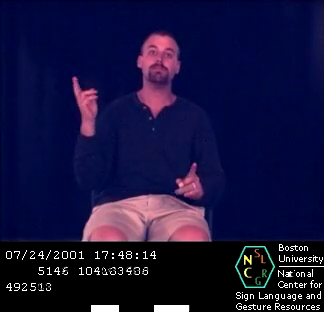
#> input picture frame 8 of sample_data/signing2.mp4, 324 x 312 px
$ python process_faces.py   (Python 2 division)   (older library calls are emulated)
#> lines starting #> are read from the running program, lines starting #| are printed output that depends on the picture; after the words box and inside, x2 and y2 are one past the last pixel; in counts of white or black regions, pixels touching at a corner belong together; pictures that were not available may be replaced by others from this repository, and a replacement may not be noted
"""
Sources:
https://realpython.com/blog/python/face-recognition-with-python/
http://docs.opencv.org/master/d7/d8b/tutorial_py_face_detection.html#gsc.tab=0
http://docs.opencv.org/master/da/df5/tutorial_py_sift_intro.html#gsc.tab=0
"""

import cv2
import numpy as np
import scipy as sp

import scipy.cluster.hierarchy as hier
import sklearn.decomposition as deco
import scipy.cluster.vq as vq

import pylab as plt

import random

def scrape_SIFTdescs(videos):
    """

    Inputs-
    list of strings, each naming an mp4 in the working directory.

    Returns-
    list of SIFT descriptor matrices where each entry corresponds to one frame.
    """
    face_cascade = cv2.CascadeClassifier("haarcascades/haarcascade_frontalface_alt.xml")

    sift = cv2.SIFT(nfeatures = 25)
    desc_list = []
    face_list = []
    for video in videos:
        ##Important stuff we may need later.
        cap = cv2.VideoCapture(video)
        # [4 lines of commented-out code are left out]

        while(True):
            ret, frame = cap.read()
#> frame is the input picture: shape (312, 324, 3); mean B, G, R 59.2, 19.1, 22.1
            img = frame

            if frame is None:
                break

            gray = cv2.cvtColor(frame, cv2.COLOR_BGR2GRAY)
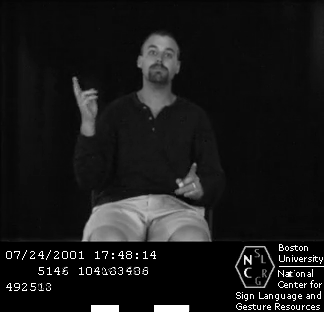
#> gray: shape (312, 324); min 0, max 255, mean 24.6
            img = gray

            ##Returns the x, y, and height/width of detected faces in each frame.
            faces = face_cascade.detectMultiScale(
                gray,
                scaleFactor=1.4,
                minNeighbors=1,
                minSize=(5, 5),
                flags = cv2.cv.CV_HAAR_SCALE_IMAGE
            )
#> faces = [[133, 29, 55, 55]]

            ##If multiple faces found in a frame, pick one closest to previous face.
            if len(faces) > 1:
                dists = abs(faces[:, 0:2] - [old_x, old_y])
                (x, y, w, h) = faces[np.argmin(np.linalg.norm(dists, axis= 1))]
            elif len(faces) == 0:
                continue
            else:
                (x, y, w, h) = faces[0]
#> x = 133; y = 29; w = 55; h = 55

            w = 57
            h = 57
            old_x = x
#> old_x = 133
            old_y = y
#> old_y = 29

            #face = img[y:y+h, x:x+w, :]
            face = img[y:y+h, x:x+w]
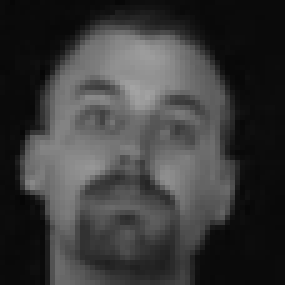
#> face: shape (57, 57) (shown 5 times larger); min 6, max 163, mean 58.6

            kps, descs = sift.detectAndCompute(face, None) #Return keypoints and sift descriptors.
#> kps = 26 keypoints; strongest (x, y, size): (28, 14, 12.1), (12, 33, 10.2), (6, 36, 2.4), (39, 36, 10.2)

            ##Draw keypoints.
            #sift_face=cv2.drawKeypoints(face,kps,flags=cv2.DRAW_MATCHES_FLAGS_DRAW_RICH_KEYPOINTS)
            for ix, kp in enumerate(kps):
                cv2.rectangle(face, (int(kp.pt[0]), int(kp.pt[1])), (int(kp.pt[0])+1, int(kp.pt[1])+1),\
                      (255, 255, 255), 2)
#> this loop made 26 passes
#> kp on passes 1 to 12: keypoint at (47.3, 28.8), size 4.5, keypoint at (6, 36.5), size 2.4, keypoint at (6.1, 42.4), size 5, keypoint at (6, 36.5), size 2.4, keypoint at (12.3, 32.8), size 10.2, keypoint at (12.3, 42.7), size 4.4, keypoint at (12.6, 19), size 5.6, keypoint at (45, 37.8), size 2.5, keypoint at (44.1, 42.5), size 2.1, keypoint at (19.5, 37.3), size 3.3, keypoint at (20.1, 19.6), size 1.9, keypoint at (20.2, 22.6), size 2.1
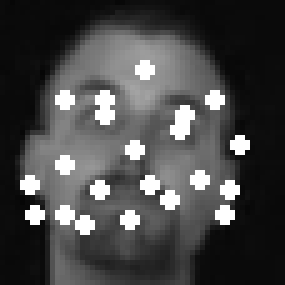
#> face: shape (57, 57) (shown 5 times larger); 7.66% of pixels changed, all inside (x1, y1, x2, y2) = (4, 12, 50, 47)
            cv2.rectangle(img, (x, y), (x+w, y+h), (255, 0, 0), 2)
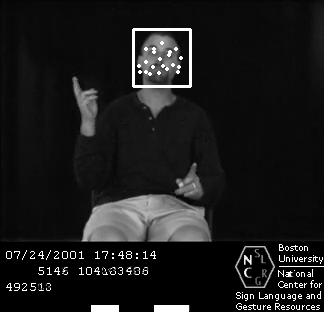
#> img: shape (312, 324); 0.92% of pixels changed, all inside (x1, y1, x2, y2) = (132, 28, 192, 88)

            face_list.append(face)
            desc_list.append(descs)

            cv2.imshow('frame', img)
            #cv2.imshow('face', face_list[-1])

            if cv2.waitKey(1) & 0xFF == ord('q'):
#> (key q is pressed here)
                break

    return desc_list

def quantize_SIFTdescs(descs_list, codebook):
    """
    Given a list of matrices of SIFT descriptors (where the rows of each matrix are the descriptors
    found for a given frame), assign each descriptor to it's codebook cluster. Returns an observation matrix
    whose rows are single frames.

    Inputs-
    desc_lists: List of np matrices, where each matrix a frame's worth of SIFT descriptors.
    codebook: List of clusters.

    Returns-
    A: n x m np matrix with n instances (frames) and m features (centroid histogram)
    """
    n = codebook.shape[0]
    for D in descs_list:
        assignments = vq.vq(D, codebook) #Assigns each descriptor to a cluster.
        hist, bedges = np.histogram(assignments[0], bins= n) #Counts occurances of clusters in a frame.
        try:
            A = np.row_stack((A, hist))
        except NameError:
            A = hist

    return A

def pcaCode():
    ##Question: PCA descriptors, or PCA final profiles?
    #Principal Component Analysis
    pca = deco.PCA(n_components = 10)
    Xp = pca.fit_transform(X)

    #Z = hier.linkage(X)
    Y = hier.fclusterdata(X, 1.15)
    print "Num. Clusters (no PCA): %s"%max(Y)

    Yp = hier.fclusterdata(Xp, 1.15)
    print "Num. Clusters (with PCA): %s"%max(Yp)

videos = ["sample_data/signing2.mp4", "sample_data/signing3.mp4"]
descs_by_frames = scrape_SIFTdescs(videos)
#> descs_by_frames = 5 items

##Convert descs from all videos, frames into single observation matrix.
for descs in descs_by_frames:
    try:
        A = np.row_stack((A, descs))
    except NameError:
        A = descs
#> this loop made 5 passes
#> pass 1, `A = descs`:
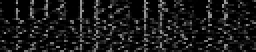
#> A: shape (26, 128) float32 (shown 2 times larger); min 0, max 157, mean 24.8
#> pass 3, `A = np.row_stack((A, descs))`:
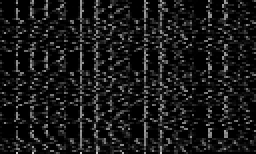
#> A: shape (77, 128) float32 (shown 2 times larger); min 0, max 195, mean 24.6

##NOTE: kmeans requires number of clusters specified a prior.
##Might first try fcluster to estimate intrinsic number of clusters.
#C = hier.fclusterdata(A, 1.15)
#codebook, distort = vq.kmeans(vq.whiten(A), max(C))
codebook, distort = vq.kmeans(vq.whiten(A), 15)
#> distort = 6.09
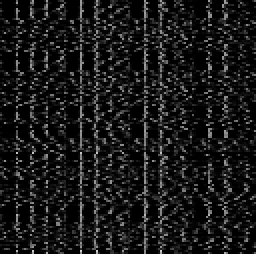
#> A: shape (127, 128) float32 (shown 2 times larger); min 0, max 204, mean 24.7

test_frames = scrape_SIFTdescs(["sample_data/signing.mp4"])
#> the loop in scrape_SIFTdescs (call 2), `for ix, kp in enumerate(kps):` made 26 passes
#> test_frames = 4 items
X = quantize_SIFTdescs(test_frames, codebook)
#> the loop in quantize_SIFTdescs, `for D in descs_list:` made 4 passes
#> A on pass 1: [2, 2, 2, 1, 4, 1, 1, 2, 1, 1, 1, 2, 1, 1, 4]
#> hist on passes 2 to 4: [2, 1, 2, 1, 4, 0, 1, 3, 2, 1, 2, 2, 0, 1, 3], [1, 2, 2, 0, 4, 1, 1, 3, 4, 1, 1, 1, 1, 1, 2], [2, 2, 2, 1, 6, 1, 1, 0, 2, 3, 1, 1, 1, 1, 1]

pca = deco.PCA(n_components = X.shape[1])
#> (the run stopped early here; a loop or call above may not have finished)

$ run again, starting later in the video
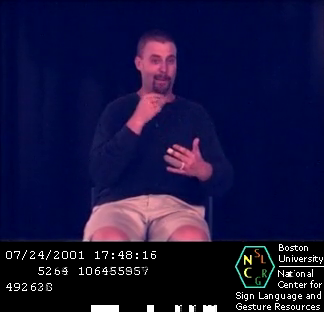
#> input picture frame 67 of sample_data/signing2.mp4, 324 x 312 px
#> in scrape_SIFTdescs, frame is the input picture: shape (312, 324, 3); mean B, G, R 59.5, 19.2, 22.4
#> in scrape_SIFTdescs, `gray = cv2.cvtColor(frame, cv2.COLOR_BGR2GRAY)`:
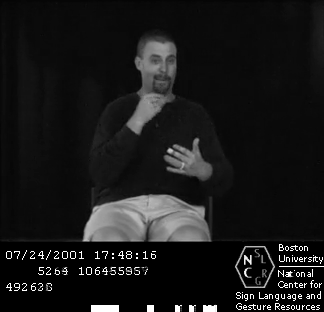
#> gray: shape (312, 324); min 0, max 255, mean 24.7
#> faces = [[133, 37, 57, 57]]
#> x = 133; y = 37; w = 57
#> old_x = 133
#> old_y = 37
#> kps = 25 keypoints; strongest (x, y, size): (32, 12, 10.8), (24, 21, 22.6), (39, 32, 6.7), (13, 30, 11.1)
#> the loop in scrape_SIFTdescs, `for ix, kp in enumerate(kps):` made 25 passes
#> kp on passes 1 to 8: keypoint at (30.8, 22.5), size 2, keypoint at (10.1, 38.8), size 2.7, keypoint at (12.9, 29.6), size 11.1, keypoint at (41.6, 16.5), size 2.4, keypoint at (40.9, 14.2), size 4.1, keypoint at (21.5, 31.3), size 6.2, keypoint at (22.2, 21.5), size 6.5, keypoint at (22.5, 40), size 3.5
#> img: shape (312, 324); 0.95% of pixels changed, all inside (x1, y1, x2, y2) = (132, 36, 192, 96)
#> `codebook, distort = vq.kmeans(vq.whiten(A), 15)`:
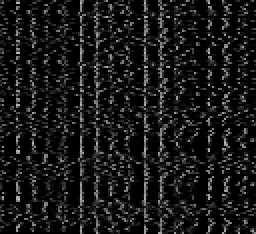
#> A: shape (117, 128) float32 (shown 2 times larger); min 0, max 181, mean 24
